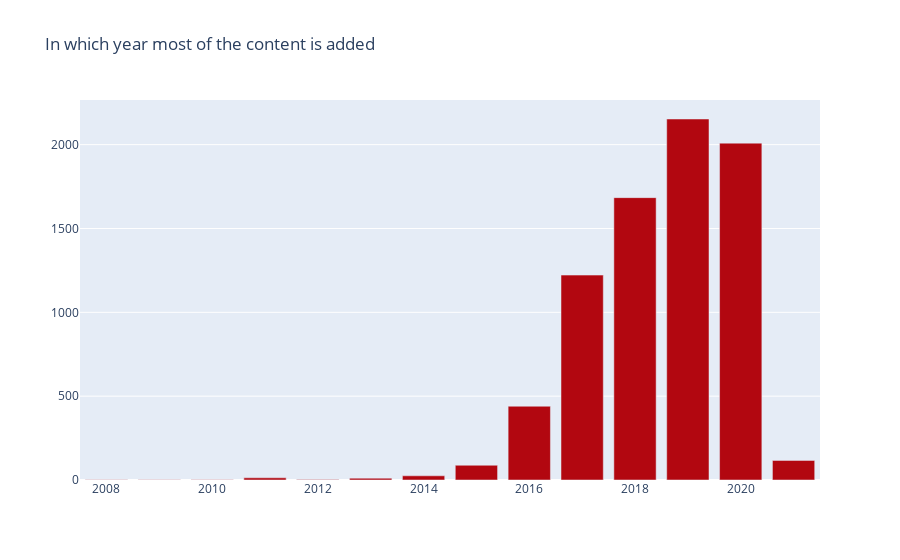

The notebook cell this image was saved under:
### Code cell
col = "year_added"

vc1 = data[col].value_counts().reset_index() #n_shows['year_added'].value_counts.reset_index()
vc1 = vc1.rename(columns = {col : "count", "index" : col})
vc1['percent'] = vc1['count'].apply(lambda x : 100*x/sum(vc1['count']))
vc1 = vc1.sort_values(col)


trace1 = go.Bar(x=vc1[col], y=vc1["count"], name="TV Shows", marker=dict(color="#b20710"))
#trace1 = go.scatter(x=vc1['year_added'],y = vc1['count'])

Trace = [trace1]
layout = go.Layout(title="In which year most of the content is added", legend=dict(x=0.1, y=1.1, orientation="h"))
fig = go.Figure(Trace, layout=layout)
fig.show()

### Figure 1 — Plotly figure (JSON) as saved in the notebook; plotly's stock layout.template omitted (floating-point values rounded to 4 significant figures)
{"data": [{"marker": {"color": "#b20710"}, "name": "TV Shows", "type": "bar", "x": [2008, 2009, 2010, 2011, 2012, 2013, 2014, 2015, 2016, 2017, 2018, 2019, 2020, 2021], "y": [2, 2, 1, 13, 3, 11, 25, 88, 440, 1222, 1684, 2153, 2009, 117]}], "layout": {"legend": {"orientation": "h", "x": 0.1, "y": 1.1}, "title": {"text": "In which year most of the content is added"}}}
